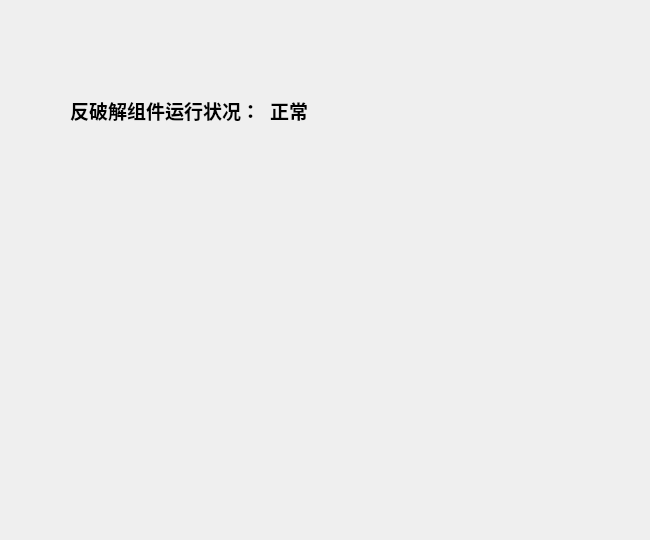
<?xml version="1.0" encoding="UTF-8"?>
<ui version="4.0">
 <class>anti_crack</class>
 <widget class="QWidget" name="anti_crack">
  <property name="geometry">
   <rect>
    <x>0</x>
    <y>0</y>
    <width>650</width>
    <height>540</height>
   </rect>
  </property>
  <property name="windowTitle">
   <string>Form</string>
  </property>
  <widget class="QLabel" name="label">
   <property name="geometry">
    <rect>
     <x>70</x>
     <y>70</y>
     <width>201</width>
     <height>81</height>
    </rect>
   </property>
   <property name="font">
    <font>
     <family>微软雅黑</family>
     <pointsize>14</pointsize>
     <weight>75</weight>
     <bold>true</bold>
    </font>
   </property>
   <property name="text">
    <string>反破解组件运行状况：</string>
   </property>
  </widget>
  <widget class="QLabel" name="label_2">
   <property name="geometry">
    <rect>
     <x>270</x>
     <y>70</y>
     <width>201</width>
     <height>81</height>
    </rect>
   </property>
   <property name="font">
    <font>
     <family>微软雅黑</family>
     <pointsize>14</pointsize>
     <weight>75</weight>
     <bold>true</bold>
    </font>
   </property>
   <property name="text">
    <string>正常</string>
   </property>
  </widget>
 </widget>
 <resources/>
 <connections/>
</ui>
